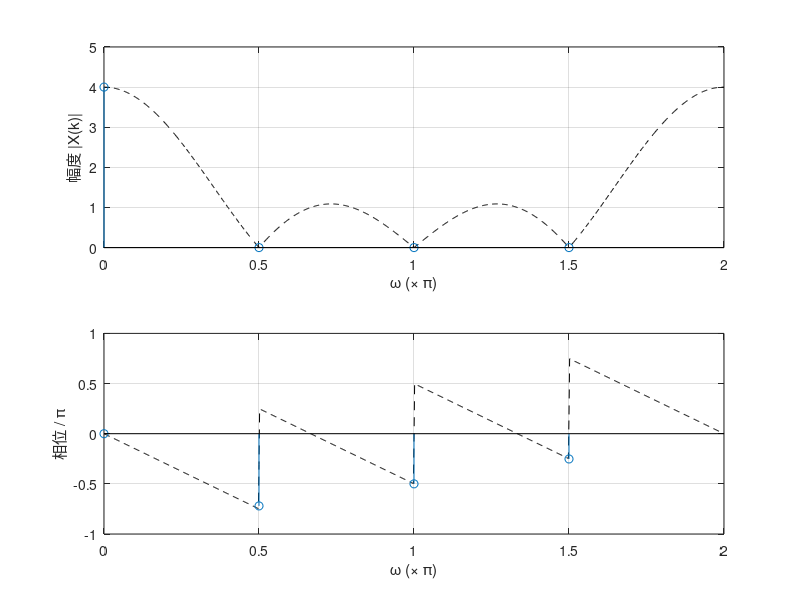

This figure's MATLAB source:
clear;clc;close all;
n=0:3;xn=[1,1,1,1];k1=0:1000;w=(pi/500)* k1;
X=xn*(exp(-j*pi/500)).^(n'*k1);magX=abs(X);angX=angle(X);N=length(xn);
nl=0:N-1;k=nl;nk=nl'*k;WN=exp(-j*2*pi/N);Wnk=WN.^nk;
Xk=xn*Wnk;magXk=abs(Xk);angXk=angle(Xk);
subplot(2,1,1);plot(w/pi,magX,'k--');hold on;stem(2*k/N,magXk);hold off; axis([0,2,0,5]); grid on;
xlabel('\omega(x\pi)');ylabel('幅度|X(k)|');
subplot(2,1,2);plot(w/pi,angX/pi,'k--');hold on;stem(2*k/N,angXk/pi);hold off;axis([0,2,-1,1]); grid on;
xlabel('\omega(x\pi)');ylabel('相位/\pi');

% 清空工作区变量，清空命令行窗口，关闭所有图形窗口
clear; clc; close all;

% 定义时间序列和信号
n = 0:3; % 时间序列 n 从 0 到 3
xn = [1, 1, 1, 1]; % 信号 xn

% 定义频率序列
k1 = 0:1000; % 频率索引 k1 从 0 到 1000
w = (pi/500) * k1; % 频率序列 w，范围从 0 到 2π

% 计算信号的离散时间傅里叶变换 (DTFT)
X = xn * (exp(-j * pi / 500)).^(n' * k1); % 计算 X(e^jω)
magX = abs(X); % 计算幅度
angX = angle(X); % 计算相位

% 计算信号的离散傅里叶变换 (DFT)
N = length(xn); % 信号长度
nl = 0:N-1; % 时间序列索引
k = nl; % 频率索引
nk = nl' * k; % 时间和频率索引的乘积
WN = exp(-j * 2 * pi / N); % DFT 矩阵元素
Wnk = WN .^ nk; % DFT 矩阵
Xk = xn * Wnk; % 计算 DFT X(k)
magXk = abs(Xk); % 计算 DFT 幅度
angXk = angle(Xk); % 计算 DFT 相位

% 绘制幅度响应曲线
subplot(2,1,1); % 创建 2x1 子图的第一个子图
plot(w/pi, magX, 'k--'); % 绘制 DTFT 幅度响应曲线，黑色虚线
hold on; % 保持当前图形
stem(2 * k / N, magXk); % 绘制 DFT 幅度响应，使用 stem 函数
hold off; % 结束保持当前图形
axis([0, 2, 0, 5]); % 设置坐标轴范围
grid on; % 显示网格线
xlabel('\omega (\times \pi)'); % 设置 x 轴标签
ylabel('幅度 |X(k)|'); % 设置 y 轴标签

% 绘制相位响应曲线
subplot(2,1,2); % 创建 2x1 子图的第二个子图
plot(w/pi, angX/pi, 'k--'); % 绘制 DTFT 相位响应曲线，黑色虚线
hold on; % 保持当前图形
stem(2 * k / N, angXk/pi); % 绘制 DFT 相位响应，使用 stem 函数
hold off; % 结束保持当前图形
axis([0, 2, -1, 1]); % 设置坐标轴范围
grid on; % 显示网格线
xlabel('\omega (\times \pi)'); % 设置 x 轴标签
ylabel('相位 / \pi'); % 设置 y 轴标签
